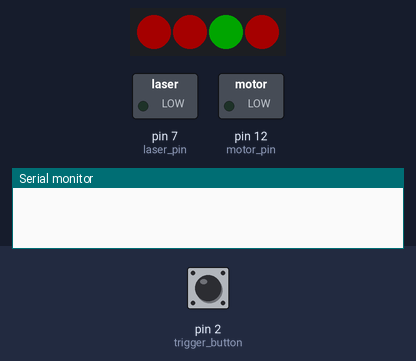
The sketch below on a simulated Arduino Uno, built with avr-gcc and run on an emulated ATmega328P. Shown: 4 RGB LEDs in strip order, left to right, switched loads named in the sketch (green lamp = pin HIGH), the last lines printed to the serial monitor. The test bench sets the inputs (shaded band); at power-on: pin 2 (trigger_button) LOW. Dim RGB values are drawn brighter than linear.

Above: at 0.52 s.
1.3 s: pin 2 (trigger_button) pulled HIGH for 0.15 s
At 1.79 s:
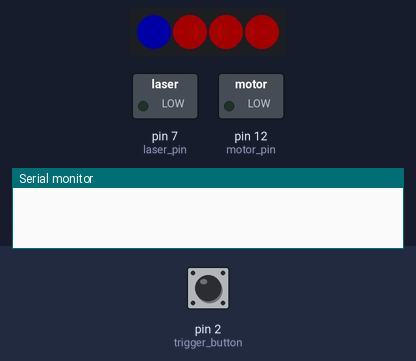
At 4.8 s:
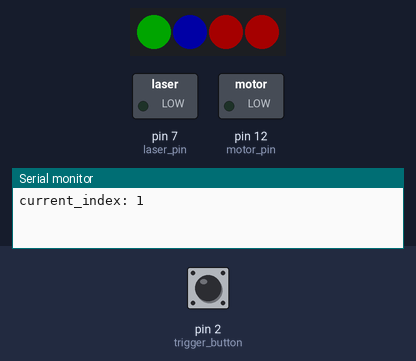
7.3 s: pin 2 (trigger_button) pulled HIGH for 1 s
At 7.62 s:
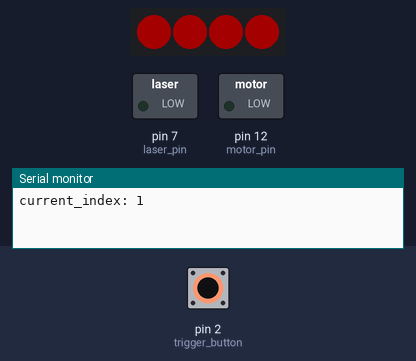
Timing chart, 0 to 18.4 s (numbered marks = the images above; inputs shaded):
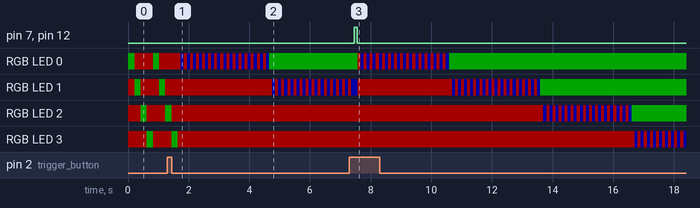

Measured:
- after the input at 7.3 s, pin 7 (laser_pin), pin 12 (motor_pin): LOW → HIGH after 0.17 s, → LOW 0.10 s later

The sketch:

a_special_gun.ino
```cpp
#define COLOR_ORDER GRB
#define CHIPSET     WS2811
#define NUM_LEDS    4
#define BRIGHTNESS  200
#define LED_PIN 5

const int motor_pin=12;
const int laser_pin=7;
const int trigger_button=2;

const int max_bullet=4;
const float bullet2led=NUM_LEDS/max_bullet;
int current_bullet=0;
int current_index=0;

int is_begin=0;
unsigned long last_charged_time=0;
unsigned long last_interrupt_time=0;
int led_charged_interval = 3000;
int animation_index = 0;
int animation_is_cleared=1;
int do_fire=0;

void setup() {
  Serial.begin(9600);
  laser_setup(laser_pin);
  motor_setup(motor_pin);
  led_setup();
  attachInterrupt(digitalPinToInterrupt(trigger_button), isr, RISING);
}

void loop() {
    if (! animation_is_cleared){
      clear_animation_led(animation_index);
      animation_is_cleared=1;
    }

    if (do_fire){
        do_fire=0;
        if(current_index){
          animation_is_cleared=0;
          digitalWrite(laser_pin, 1);
          digitalWrite(motor_pin, 1);
          delay(100);
          digitalWrite(motor_pin,0);
          digitalWrite(laser_pin,0);
          current_index = led_substract(current_index,round(bullet2led));
          last_charged_time = millis();
        }
    }

    while (!is_begin){
      led_startup_animation();
      if (is_begin){
         led_reset();
         last_charged_time = millis();
         break;
      }
    }
    if (millis()-last_charged_time>led_charged_interval and current_index != NUM_LEDS){
        current_index=led_charged(current_index);
        last_charged_time = millis();
        Serial.print("current_index: ");
        Serial.println(current_index);
    }
    else if (current_index < NUM_LEDS)
        led_charging_animation(current_index, 100);
    else
        delay(50);
}

/*
void bullet2leds(int bullet, int* current_index){
  *current_index += round(bullet*bullet2led);
  if (*current_index > NUM_LEDS) *current_index = NUM_LEDS;
  else if (*current_index < 0) *current_index = 0;
}*/

int leds2bullet(int current_index){
  int bullet = floor(current_index/bullet2led);
  if (bullet>max_bullet) bullet = max_bullet;
  else if (bullet<0) bullet=0;
  return bullet;
}

void isr(){
  if (millis() - last_interrupt_time > 500){
    is_begin=1;
    do_fire=1;
  }
  last_interrupt_time = millis();
}
```

b_actuators.ino
```cpp
void laser_setup(int laser_pin){
  pinMode(laser_pin, OUTPUT);
  digitalWrite(laser_pin, 0);
}

void motor_setup(int motor_pin){
  pinMode(motor_pin, OUTPUT);
  digitalWrite(motor_pin, 0);
}
```

c_led_func.ino
```cpp
#include <FastLED.h>
CRGB leds[NUM_LEDS];

void led_setup(){
    FastLED.addLeds<CHIPSET, LED_PIN, COLOR_ORDER>(leds, NUM_LEDS).setCorrection( TypicalLEDStrip );
    FastLED.setBrightness( BRIGHTNESS );
    led_reset();
}

void set_led(int led_index, int r, int g, int b){
      leds[led_index].r = r;
      leds[led_index].g = g;
      leds[led_index].b = b;
      FastLED.show();
}

void led_reset(){
    for (int i=0; i< NUM_LEDS;i++){
      set_led(i,50,0,0);
    }
}

void led_startup_animation(){
    for (int i=0; i< NUM_LEDS;i++){
      if (!i) set_led(NUM_LEDS-1,50,0,0);
      set_led(i,0,50,0);
      if (i) set_led(i-1,50,0,0);
      delay(200);
    }
}

void led_charging_animation(int pending_index, int delay_time){
    animation_index=pending_index;
    set_led(pending_index,50,0,0);
    delay(delay_time);
    set_led(pending_index,0,0,50);
    delay(delay_time);
}

void clear_animation_led(int index){
  set_led(index,50,0,0);
}
/*
void led_charged(int* current_index){
    int temp = * current_index;
    if (temp < NUM_LEDS){
      set_led(temp,0,50,0);
      *current_index=temp+1;
    }
    else
      *current_index = NUM_LEDS - 1;
}*/

int led_charged(int current_index){
    if (current_index < NUM_LEDS){
      set_led(current_index,0,50,0);
      return current_index+1;
    }
    else
      return NUM_LEDS;
}
/*
void led_substract(int* current_index, int num){
    int index = *current_index;
    if (index-num<0) num=index;
    for (int i=num; i>= 0;i--){
      set_led(index-i,50,0,0);
    }
    *current_index -= num;
}*/


int led_substract(int current_index, int num){
    if (current_index-num<0) num=current_index;
    for (int i=num; i>= 0;i--){
      set_led(current_index-i,50,0,0);
    }
    return current_index -= num;
}
```
